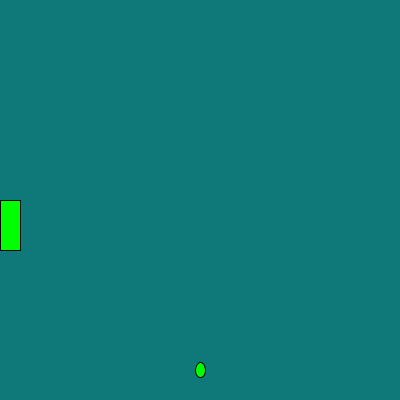
Frame 1 (no input)
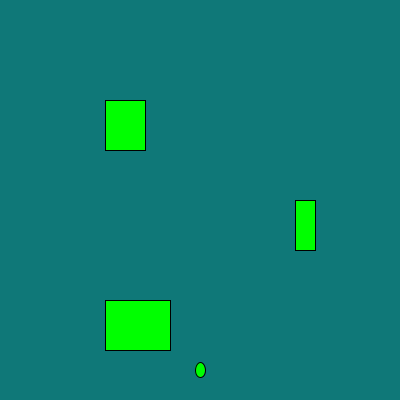
Frame 60 (the mouse pressed at the canvas centre just before this capture)
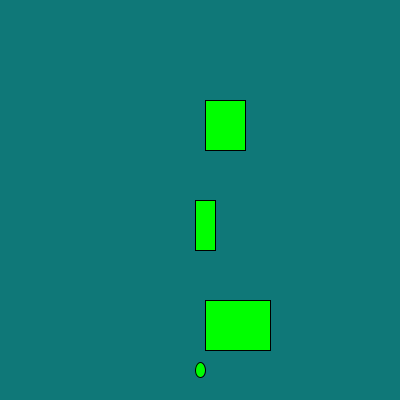
Frame 120 (the mouse held since frame 60 and released just before this capture)

The Processing sketch that drew these frames (run headless with seeded random() and noise(); from frame 60 on, the mouse is pressed at the canvas centre):

// Processing sketch: frogger
// ── frogger.pde
int frogX = 200;
int frogY = 370;
String winMessage = "WIN";
Car normalCar;
Car strangeCar;
Car niceCar;

void setup(){
  size(400,400);
  normalCar = new Car(400,100,40,20);
  strangeCar = new Car(0,200,20,40);
  niceCar = new Car(400,300,65,65);
}
void draw(){
  background(15,120,120);
  fill(0,255,0);
  ellipse(frogX,frogY,10,15);
  normalCar.display();
  normalCar.move(5);
  strangeCar.display();
  strangeCar.move(-5);
  niceCar.display();
  niceCar.move(5);
  
  if(intersects(normalCar)){
    frogY = 370;
  }else if(intersects(strangeCar)){
    frogY = 370;
  }else if(intersects(niceCar)){
    frogY = 370;
  }
  
  if(frogY < 50){
    text(winMessage,200,200);
    textSize(50);
  }
}
void keyPressed(){
  if(keyCode == UP){
    frogY = frogY - 10;
  }else if(keyCode == DOWN){
    frogY = frogY + 10;
  }else if(keyCode == LEFT){
    frogX = frogX - 10;
  }else if(keyCode == RIGHT){
    frogX = frogX + 10;
  }
  StayIn();
}
void StayIn(){
  if(frogX > 400){
    frogX = frogX - 10; 
  }else if(frogX < 0){
    frogX = frogX + 10;
  }else if(frogY > 400){
    frogY = frogY - 10;
  }else if(frogY < 0){
    frogY = frogY + 10;
  }
}
class Car{
int carX;
int carY;
int carSize;
int carSpeed;
Car(int carX, int carY, int carSize, int carSpeed){
  this.carX = carX;
  this.carY = carY;
  this.carSize = carSize;
  this.carSpeed = carSpeed;
}
  void display() 
  {
    fill(0,255,0);
    rect(carX , carY, carSize, 50);
  }
void move(int carSpeed){
  carX = carX - carSpeed;
  if(carX < 0){
   carX = carX + 400; 
  }else if(carX > 400){
    carX = carX - 400;
  }
}
int getX(){
  return carX;
}
int getY(){
  return carY;
}
int getSize(){
  return carSize;
}

}
  boolean intersects(Car car) {
if ((frogY > car.getY() && frogY < car.getY()+50) && (frogX > car.getX() && frogX < car.getX()+car.getSize()))
          return true;
    else 
        return false;
}
